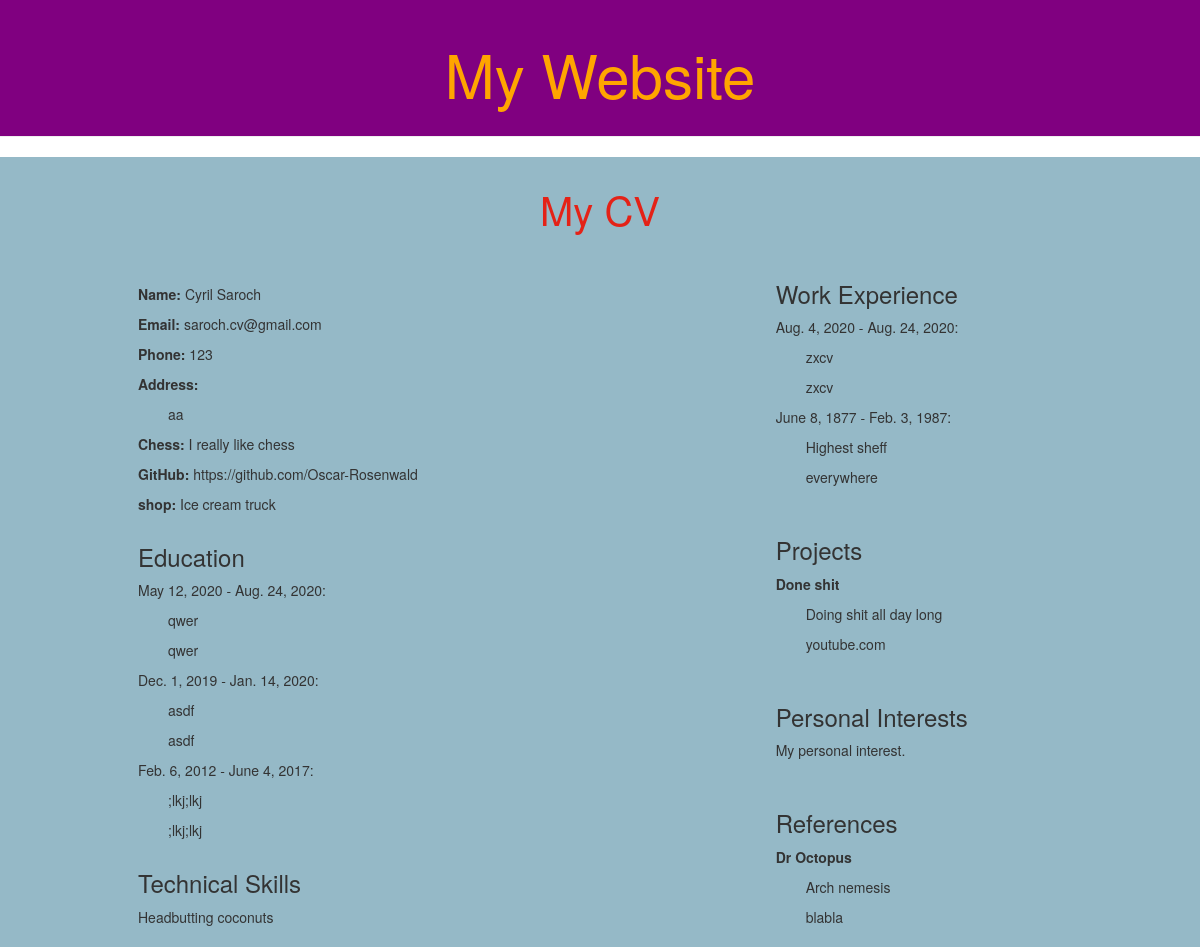
The app's page /cv, older data.
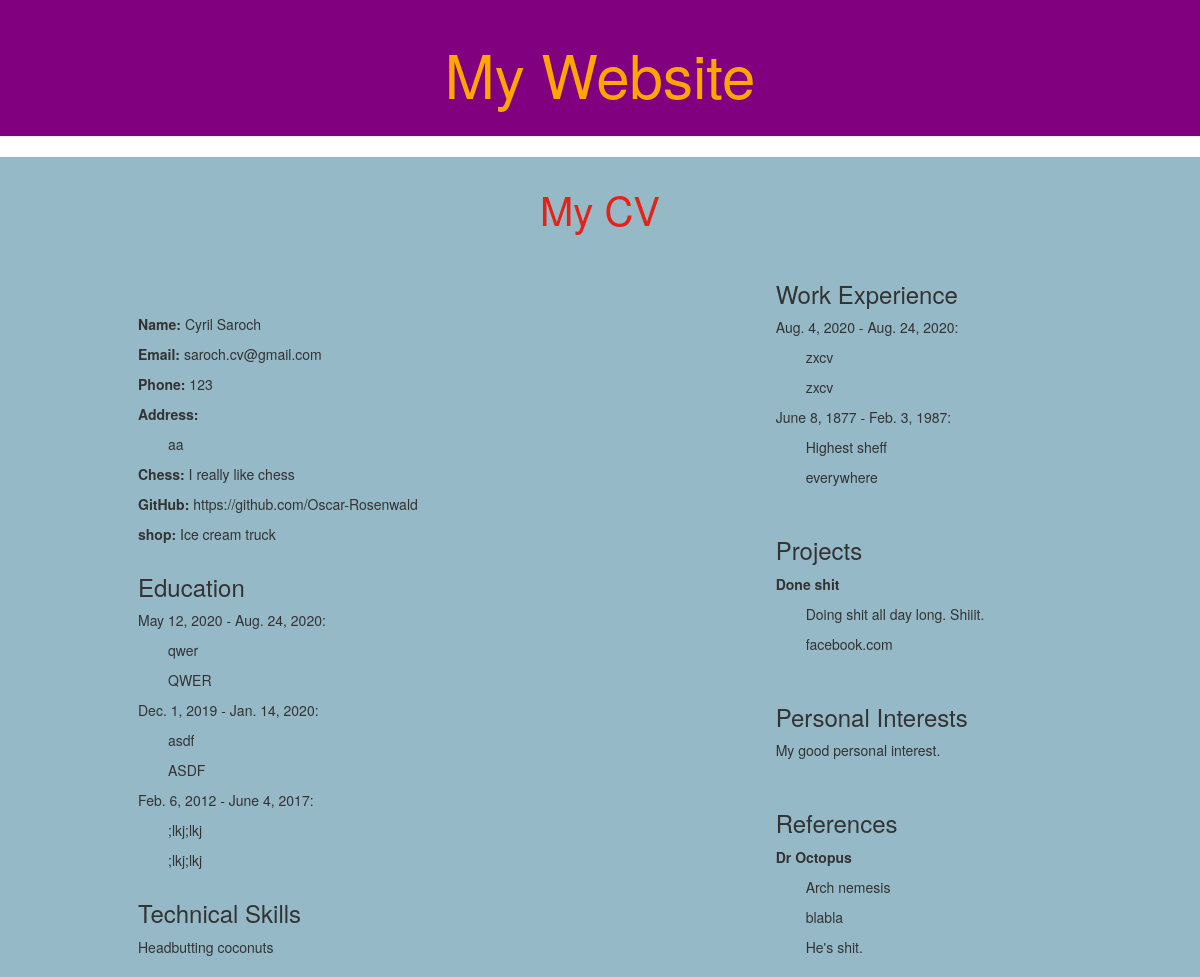
The same page, newer data.
### home/models.py (models this page shows, shortened)
class Education(models.Model):
    start_date = models.DateField()
    end_date = models.DateField()#default=DateField.auto_now)
    course = models.TextField()
    school = models.TextField()

class Project(models.Model):
    name = models.CharField(max_length=100)
    description = models.TextField()
    link = models.TextField()

class PersonalInterests(models.Model):
    interest = models.TextField()

class Reference(models.Model):
    name = models.TextField()
    who = models.TextField()
    email = models.CharField(max_length=100)
    text = models.TextField(blank=True)

### home/views.py (the view)
# urls.py: url('cv', views.cv_view, name="CV"),
def cv_view(request):
    me = User.objects.get(username='Cyril-Saroch')
    person = Person.objects.get(me=me)
    name = person.me.first_name + " " + person.me.last_name
    email = person.me.email
    phone_number = person.phone_number
    address = person.address
    others = Others.objects.filter(person=person)
    education = Education.objects.order_by('-end_date')
    tech = TechSkill.objects.all()
    exp = WorkExperience.objects.order_by('-end_date')
    interests = PersonalInterests.objects.all()
    refs = Reference.objects.all()
    projects = Project.objects.all()
    return render(request, 'CVs.html', {'projects': projects, 'personal_others': others, 'tech_skills': tech, 'personal_interests': interests, 'references': refs, 'name': name, 'email': email, 'address': address, 'phone_number': phone_number, 'education': education, 'work_experience': exp})

### home/models.py (called while the page is built)
    def __str__(self):
        return self.name

### home/templates/CVs.html (shortened to what this page needs)
{% extends 'base.html' %}
{% block content %}
<h2>My CV</h2>
<div class="cv">
  <div class="cv-section" id="cv-1">
	<div class="personal" name="personal-details">
	  <p class="personal" name="name">
		<b>Name:</b> {{ name }}
	  </p>
	  <p class="personal" name="email">
		<b>Email:</b>
		{{ email }}
	  </p>
	  <p class="personal" name="phone">
		<b>Phone:</b>
		{{ phone_number }}
	  </p>
	  <div class="personal" name="address">
		<p name="address-header">
		  <b>Address:</b>
		</p>
		<div class="indented">
		  <p name="address-body">
			{{ address }}
		  </p>
		</div>
	  </div>
	  <div personal="personal" name="other">
		{% for entry in personal_others %}
		<p>
		  <b>{{ entry }}:</b>
		  {{ entry.body }}
		</p>
		{% endfor %}
	  </div>
	</div>
	{% if education %}
	<div class="education">
	  <h3 class="entry-add">Education</h3>
	  <div class="education-entries">
		{% for entry in education %}
		<p class="entry-time">
		  {{ entry.start_date }} - {{ entry.end_date }}:
		</p>
		<div class="indented">
		  <p class="entry-what">{{ entry.course }}</p>
		  <p class="entry-where">{{ entry.school }}</p>
		</div>
		{% endfor %}
	  </div>
	</div>
	{% endif %}
	{% if tech_skills %}
	<div class="tech-skills">
	  <h3 class="entry-add">Technical Skills</h3>
	  {% for entry in tech_skills %}
	  <p>
		{{ entry.skill }}
	  </p>
	  {% endfor %}
	</div>
	{% endif %}
  </div>
  <div class="cv-section" id="cv-2">
	{% if work_experience %}
	<div class="work">
	  <h3 class="entry-add">Work Experience</h3>
	  {% for entry in work_experience %}
	  <p class="entry-date">
		{{ entry.start_date }} - {{ entry.end_date}}:
	  </p>
	  <div class="indented">
		<p class="entry-body">{{ entry.role }}</p>
		<p class="entry-where">{{ entry.where }}</p>
	  </div>
	  {% endfor %}
	</div>
	{% endif %}
	{% if projects %}
	<div class="projects">
	  <h3 class="entry-add">Projects</h3>
	  {% for project in projects %}
	  <p class="project-name">
		<b>{{ project.name }}</b>
	  </p>
	  <div class="indented">
		<p class="project-body">{{ project.description }}</p>
		<p class="project-link">{{ project.link }}</p>
	  </div>
	  {% endfor %}
	</div>
	{% endif %}
	{% if personal_interests %}
	<div class="personal-interests">
	  <h3 class="entry-add">Personal Interests</h3>
	  {% for interest in personal_interests %}
	  <p>
		{{ interest.interest }}
	  </p>
	  {% endfor %}
	</div>
	{% endif %}
	{% if references %}
	<div class="references">
	  <h3 class="entry-add">References</h3>
	  {% for reference in references %}
	  <p class="reference-name">
		<b>{{ reference.name }}</b>
	  </p>
	  <div class="indented">
		<p class="reference-who">{{ reference.who }}</p>
		<p class="reference-email">{{ reference.email}}</p>
		{% if reference.text %}
		<p class="reference-text">{{ reference.text }}</p>
	  </div>
	  {% endif %}
	  {% endfor %}
	</div>
	{% endif %}
  </div>
  {% endblock %}

Row changes from the older to the newer data that the page shows:
changed Education "qwer": school "qwer" → "QWER"
changed Education "asdf": school "asdf" → "ASDF"
changed Project "Done shit": description "Doing shit all day long" → "Doing shit all day long. Shiiit."; link "youtube.com" → "facebook.com"
changed PersonalInterests: interest "My personal interest." → "My good personal interest."
changed Reference "Dr Octopus": text (not shown) → "He's shit."
